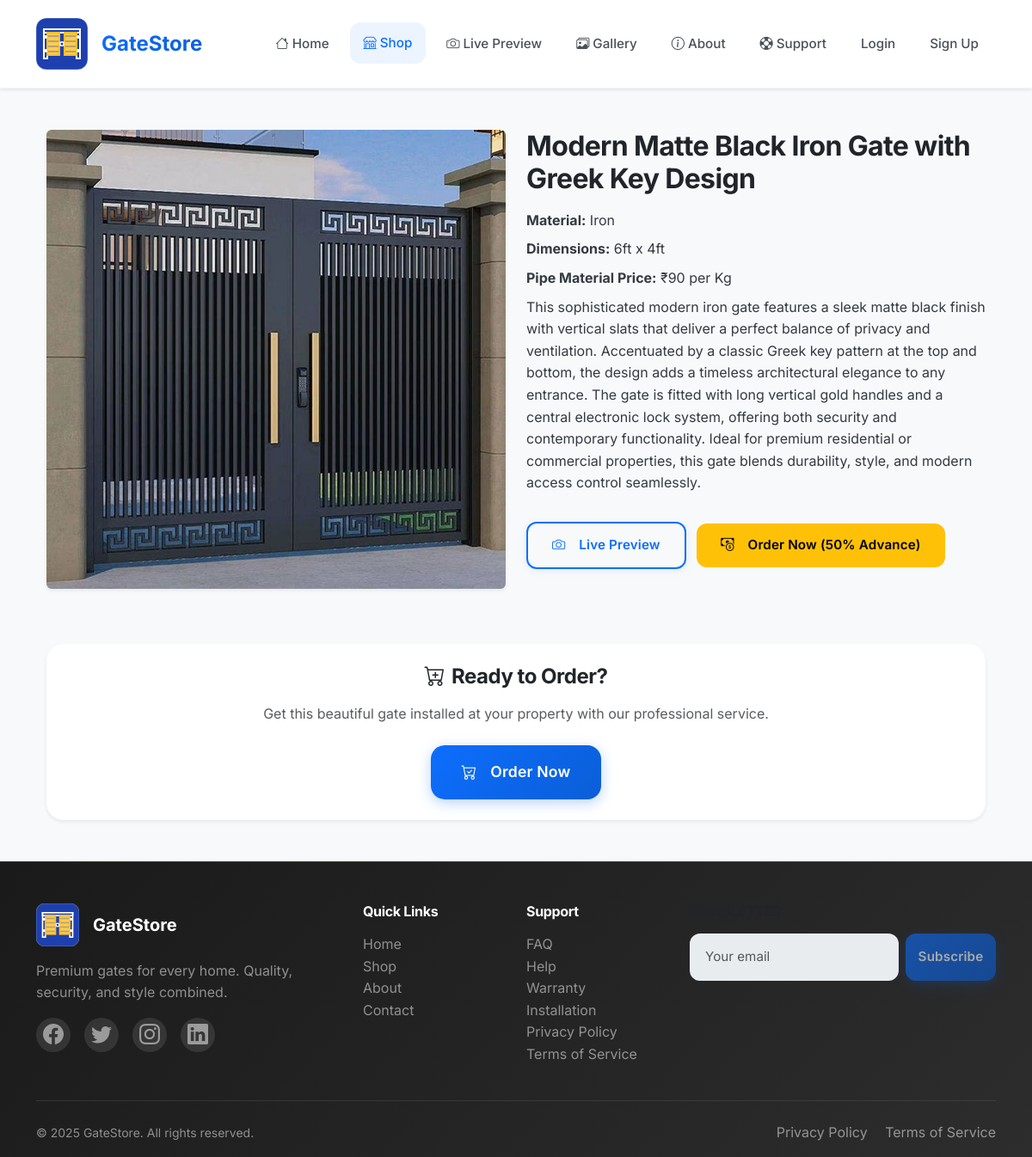
Page /shop/modern-matte-black-iron-gate-with-greek-key-design/ on the committed database.
### gates/models.py (models this page shows, shortened)
class Gate(models.Model):
    MATERIAL_CHOICES = [
        ('iron', 'Iron'),
        ('steel', 'Steel'),
        ('wood', 'Wood'),
        ('aluminum', 'Aluminum'),
        ('other', 'Other'),
    ]
    name = models.CharField(max_length=100)
    material = models.CharField(max_length=20, choices=MATERIAL_CHOICES)
    dimensions = models.CharField(max_length=100, help_text='e.g. 6ft x 4ft')
    price = models.DecimalField(max_digits=10, decimal_places=2)
    image = models.ImageField(upload_to='gates/', help_text='Main/Featured image')
    description = models.TextField()
    slug = models.SlugField(unique=True, blank=True)

### gates/views.py (the view)
# urls.py: path('<slug:slug>/', views.gate_detail, name='gate_detail'),
def gate_detail(request, slug):
    gate = get_object_or_404(Gate, slug=slug)
    return render(request, 'gates/gate_detail.html', {'gate': gate})

### templates/gates/gate_detail.html (shortened to what this page needs)
{% extends 'base.html' %}
{% load static %}
{% block content %}
<div class="container py-4">
    <div class="row g-4">
        <div class="col-md-6" data-aos="fade-right">
            <div class="mb-3">
                <img src="{{ gate.image.url }}" class="img-fluid rounded shadow-sm" alt="{{ gate.name }}">
            </div>
        </div>
        <div class="col-md-6" data-aos="fade-left">
            <h2 class="mb-3">{{ gate.name }}</h2>
            <p class="mb-2"><strong>Material:</strong> {{ gate.material|title }}</p>
            <p class="mb-2"><strong>Dimensions:</strong> {{ gate.dimensions }}</p>
            {% if gate.material == "iron" %}
            <p class="mb-2"><strong>Pipe Material Price:</strong> ₹90 per Kg</p>
            {% endif %}
            <p>{{ gate.description }}</p>
            <a href="/shop/preview/?gate={{ gate.id }}" class="btn btn-outline-primary mt-3">
                <i class="bi bi-camera me-2"></i>Live Preview
            </a>
            <a href="{% url 'place_order' gate.slug %}" class="btn btn-warning mt-3 ms-2">
                <i class="bi bi-cash-coin me-2"></i>Order Now (50% Advance)
            </a>
        </div>
    </div>
    <div class="mt-5" data-aos="fade-up">
        <div class="card border-0 shadow-sm">
            <div class="card-body text-center">
                <h4 class="mb-3">
                    <i class="bi bi-cart-plus me-2"></i>Ready to Order?
                </h4>
                <p class="text-muted mb-4">Get this beautiful gate installed at your property with our professional service.</p>
                <a href="{% url 'place_order' gate.slug %}" class="btn btn-primary btn-lg">
                    <i class="bi bi-cart-check me-2"></i>Order Now
                </a>
            </div>
        </div>
    </div>
</div>
{% endblock %}

### static/css/styles.css (style rules this page uses)
:root { --primary: #0d6efd; --secondary: #6c757d; --accent: #dc3545; --success: #198754; --warning: #ffc107; --dark: #212529; --light: #f8f9fa; --white: #ffffff; --gray-100: #f8f9fa; --gray-200: #e9ecef; --gray-300: #dee2e6; --gray-400: #ced4da; --gray-500: #adb5bd; --gray-600: #6c757d; --gray-700: #495057; --gray-800: #343a40; --gray-900: #212529; --shadow-sm: 0 0.125rem 0.25rem rgba(0, 0, 0, 0.075); --shadow: 0 0.5rem 1rem rgba(0, 0, 0, 0.15); --shadow-lg: 0 1rem 3rem rgba(0, 0, 0, 0.175); --gradient-primary: linear-gradient(135deg, #0d6efd 0%, #0b5ed7 100%); --gradient-secondary: linear-gradient(135deg, #6c757d 0%, #495057 100%); --gradient-success: linear-gradient(135deg, #198754 0%, #146c43 100%); --gradient-warning: linear-gradient(135deg, #ffc107 0%, #e0a800 100%); }
* { margin: 0; padding: 0; box-sizing: border-box; text-decoration: none !important; -webkit-text-decoration: none !important; -moz-text-decoration: none !important; text-decoration-line: none !important; text-decoration-style: none !important; text-decoration-color: transparent !important; text-underline-offset: unset !important; text-underline-position: unset !important; }
body { font-family: 'Inter', -apple-system, BlinkMacSystemFont, 'Segoe UI', Roboto, sans-serif; background: var(--gray-100); color: var(--gray-800); line-height: 1.6; overflow-x: hidden; font-weight: 400; }
h1, h2, h3, h4, h5, h6 { font-weight: 700; color: var(--dark); margin-bottom: 1rem; letter-spacing: -0.02em; }
a { text-decoration: none !important; -webkit-text-decoration: none !important; -moz-text-decoration: none !important; text-decoration-line: none !important; text-decoration-style: none !important; text-decoration-color: transparent !important; text-underline-offset: unset !important; text-underline-position: unset !important; }
.btn { font-weight: 600; border-radius: 0.75rem; padding: 0.875rem 1.75rem; transition: all 0.3s cubic-bezier(0.4, 0, 0.2, 1); position: relative; overflow: hidden; border: none; text-decoration: none; display: inline-flex; align-items: center; justify-content: center; gap: 0.5rem; font-size: 0.95rem; letter-spacing: 0.01em; }
.btn::before { content: ''; position: absolute; top: 50%; left: 50%; width: 0; height: 0; background: rgba(255, 255, 255, 0.2); border-radius: 50%; transition: all 0.6s ease; transform: translate(-50%, -50%); }
.btn-primary { background: var(--gradient-primary); color: var(--white); box-shadow: 0 4px 15px rgba(13, 110, 253, 0.3); }
.btn-outline-primary { background: transparent; color: var(--primary); border: 2px solid var(--primary); box-shadow: 0 2px 8px rgba(13, 110, 253, 0.1); }
.btn-lg { padding: 1.125rem 2.25rem; font-size: 1.1rem; border-radius: 1rem; }
.card { border: none; border-radius: 1.25rem; box-shadow: 0 4px 20px rgba(0, 0, 0, 0.08); transition: all 0.4s cubic-bezier(0.4, 0, 0.2, 1); overflow: hidden; }
.card-body { padding: 1.5rem; }
* { text-decoration: none !important; -webkit-text-decoration: none !important; -moz-text-decoration: none !important; text-decoration-line: none !important; text-decoration-style: none !important; text-decoration-color: transparent !important; text-underline-offset: unset !important; text-underline-position: unset !important; }
.nav-link::before, .nav-link::after, a::before, a::after { display: none !important; content: none !important; }

### rows in the picture
Gate: image (picture), name "Modern Matte Black Iron Gate with Greek Key Design", material "Iron", dimensions "6ft x 4ft", description "This sophisticated modern iron gate features a sleek matte black finish with vertical slats that deliver a perfect balance of privacy and ventilation. Accentuated by a classic Greek key pattern at the top and bottom, the design adds a timeless architectural elegance to any entrance. The gate is fitted with long vertical gold handles and a central electronic lock system, offering both security and contemporary functionality. Ideal for premium residential or commercial properties, this gate blends durability, style, and modern access control seamlessly."
